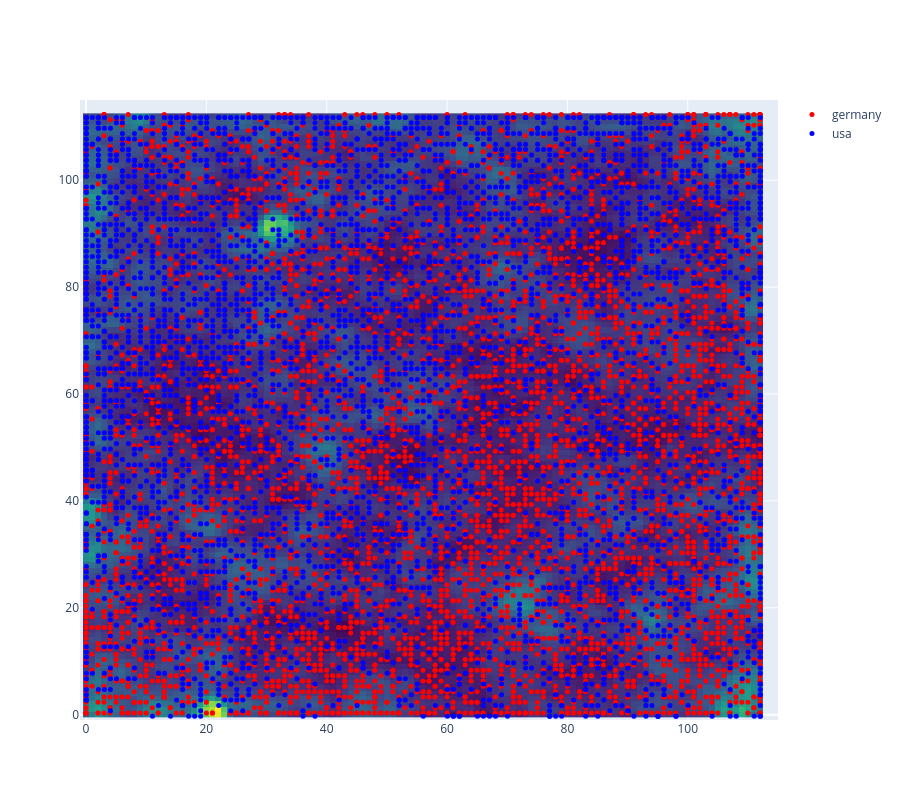

The notebook cell this image was saved under:
### Code cell
lay=go.Layout(width=900, height=800)
fig=go.Figure(data=data, layout=lay)
#fig.savefig('SOM-BPM-PhSp-ChCorr-Crest-Genres.pdf', format='pdf',bbox_inches='tight')
fig.update_xaxes(range=[-1, 115])  # Set x-axis range
fig.update_yaxes(range=[-1, 115])  # Set y-axis range
fig.show()

### Figure 1 — Plotly figure (JSON) as saved in the notebook; plotly's stock layout.template omitted (floating-point values rounded to 4 significant figures; data arrays with more than 128 entries replaced by an {"elided": "..."} marker saying what was removed)
{"data": [{"colorscale": [[0, "#440154"], [0.1111, "#482878"], [0.2222, "#3e4989"], [0.3333, "#31688e"], [0.4444, "#26828e"], [0.5556, "#1f9e89"], [0.6667, "#35b779"], [0.7778, "#6ece58"], [0.8889, "#b5de2b"], [1, "#fde725"]], "hoverinfo": "none", "showscale": false, "type": "heatmap", "z": {"elided": "113x113 float values"}}, {"hoverinfo": "text", "marker": {"color": "red", "size": 5}, "mode": "markers", "name": "germany", "text": {"elided": "4534 str values"}, "type": "scatter", "x": {"elided": "4534 float values"}, "y": {"elided": "4534 float values"}}, {"hoverinfo": "text", "marker": {"color": "blue", "size": 5}, "mode": "markers", "name": "usa", "text": {"elided": "4257 str values"}, "type": "scatter", "x": {"elided": "4257 float values"}, "y": {"elided": "4257 float values"}}], "layout": {"height": 800, "width": 900, "xaxis": {"range": [-1, 115]}, "yaxis": {"range": [-1, 115]}}}
